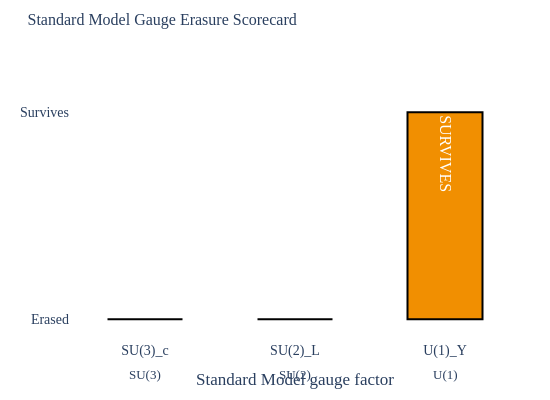

The notebook cell saved with this chart:
### Code cell
# viz-ref: fig_sm_scorecard
# ════════════════════════════════════════════════════════════════════
# Standard Model scorecard — visual
# ════════════════════════════════════════════════════════════════════

sm_results = standard_model_analysis()

factor_names = list(sm_results.keys())
group_names = [r.group.name for r in sm_results.values()]
survives_list = [r.survives for r in sm_results.values()]

# Map each SM factor to its designated color
color_map = {
    "SU(3)_c": COLORS["Steinhauer"],
    "SU(2)_L": COLORS["Heidelberg"],
    "U(1)_Y": COLORS["Trento"],
}

bar_colors = [color_map.get(name, COLORS["cross"]) for name in factor_names]
bar_values = [1.0 if s else 0.0 for s in survives_list]
bar_text = ["SURVIVES" if s else "ERASED" for s in survives_list]

fig = go.Figure()
fig.add_trace(
    go.Bar(
        x=factor_names,
        y=bar_values,
        text=bar_text,
        textposition="inside",
        textfont=dict(size=16, color="white", family=FONT["family"]),
        marker_color=bar_colors,
        marker_line=dict(width=2, color="black"),
        width=0.5,
    )
)

# Add group name annotations below bars
for i, (factor, group) in enumerate(zip(factor_names, group_names)):
    fig.add_annotation(
        x=factor,
        y=-0.15,
        text=group,
        showarrow=False,
        font=dict(size=13, family=FONT["family"]),
        yref="paper",
    )

apply_layout(
    fig,
    title=dict(text="Standard Model Gauge Erasure Scorecard", font=TITLE_FONT),
    yaxis=dict(
        tickvals=[0, 1],
        ticktext=["Erased", "Survives"],
        range=[-0.1, 1.3],
        showgrid=False,
    ),
    xaxis=dict(title="Standard Model gauge factor"),
    height=400,
    width=550,
    showlegend=False,
)

fig.show()

### Figure 1 — Plotly figure (JSON) as saved in the notebook; plotly's stock layout.template omitted (floating-point values rounded to 4 significant figures)
{"data": [{"marker": {"color": ["#2E86AB", "#A23B72", "#F18F01"], "line": {"color": "black", "width": 2}}, "text": ["ERASED", "ERASED", "SURVIVES"], "textfont": {"color": "white", "family": "CMU Serif, Computer Modern, Times New Roman, serif", "size": 16}, "textposition": "inside", "type": "bar", "width": 0.5, "x": ["SU(3)_c", "SU(2)_L", "U(1)_Y"], "y": [0.0, 0.0, 1.0]}], "layout": {"annotations": [{"font": {"family": "CMU Serif, Computer Modern, Times New Roman, serif", "size": 13}, "showarrow": false, "text": "SU(3)", "x": "SU(3)_c", "y": -0.15, "yref": "paper"}, {"font": {"family": "CMU Serif, Computer Modern, Times New Roman, serif", "size": 13}, "showarrow": false, "text": "SU(2)", "x": "SU(2)_L", "y": -0.15, "yref": "paper"}, {"font": {"family": "CMU Serif, Computer Modern, Times New Roman, serif", "size": 13}, "showarrow": false, "text": "U(1)", "x": "U(1)_Y", "y": -0.15, "yref": "paper"}], "font": {"family": "CMU Serif, Computer Modern, Times New Roman, serif", "size": 14}, "height": 400, "margin": {"b": 60, "l": 70, "r": 30, "t": 50}, "paper_bgcolor": "white", "plot_bgcolor": "white", "showlegend": false, "title": {"font": {"family": "CMU Serif, Computer Modern, Times New Roman, serif", "size": 16}, "text": "Standard Model Gauge Erasure Scorecard"}, "width": 550, "xaxis": {"title": {"text": "Standard Model gauge factor"}}, "yaxis": {"range": [-0.1, 1.3], "showgrid": false, "ticktext": ["Erased", "Survives"], "tickvals": [0, 1]}}}
